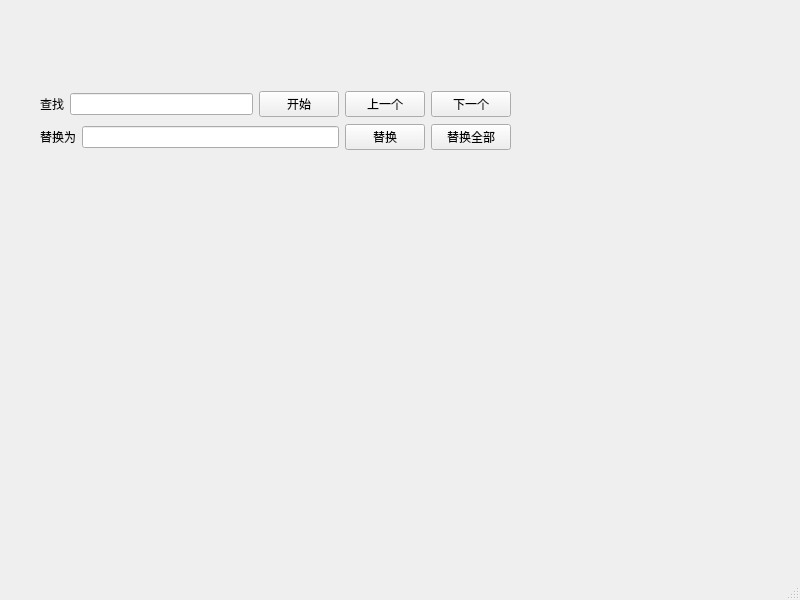
<?xml version="1.0" encoding="UTF-8"?>
<ui version="4.0">
 <class>ReplaceMainWindow</class>
 <widget class="QMainWindow" name="ReplaceMainWindow">
  <property name="geometry">
   <rect>
    <x>0</x>
    <y>0</y>
    <width>800</width>
    <height>600</height>
   </rect>
  </property>
  <property name="windowTitle">
   <string>MainWindow</string>
  </property>
  <widget class="QWidget" name="centralwidget">
   <widget class="QWidget" name="">
    <property name="geometry">
     <rect>
      <x>40</x>
      <y>90</y>
      <width>471</width>
      <height>61</height>
     </rect>
    </property>
    <layout class="QVBoxLayout" name="verticalLayout">
     <item>
      <layout class="QHBoxLayout" name="horizontalLayout">
       <item>
        <widget class="QLabel" name="label">
         <property name="text">
          <string>查找</string>
         </property>
        </widget>
       </item>
       <item>
        <widget class="QLineEdit" name="SearchLineEdit"/>
       </item>
       <item>
        <widget class="QPushButton" name="searchBeginPushButton">
         <property name="text">
          <string>开始</string>
         </property>
        </widget>
       </item>
       <item>
        <widget class="QPushButton" name="previousSearchPushButton">
         <property name="text">
          <string>上一个</string>
         </property>
        </widget>
       </item>
       <item>
        <widget class="QPushButton" name="nextSearchPushButton">
         <property name="text">
          <string>下一个</string>
         </property>
        </widget>
       </item>
      </layout>
     </item>
     <item>
      <layout class="QHBoxLayout" name="horizontalLayout_2">
       <item>
        <widget class="QLabel" name="label_2">
         <property name="text">
          <string>替换为</string>
         </property>
        </widget>
       </item>
       <item>
        <widget class="QLineEdit" name="replaceLineEdit"/>
       </item>
       <item>
        <widget class="QPushButton" name="replacePushButton">
         <property name="text">
          <string>替换</string>
         </property>
        </widget>
       </item>
       <item>
        <widget class="QPushButton" name="replaceAlPushButton">
         <property name="text">
          <string>替换全部</string>
         </property>
        </widget>
       </item>
      </layout>
     </item>
    </layout>
   </widget>
  </widget>
  <widget class="QMenuBar" name="menubar">
   <property name="geometry">
    <rect>
     <x>0</x>
     <y>0</y>
     <width>800</width>
     <height>25</height>
    </rect>
   </property>
  </widget>
  <widget class="QStatusBar" name="statusbar"/>
 </widget>
 <resources/>
 <connections/>
</ui>
